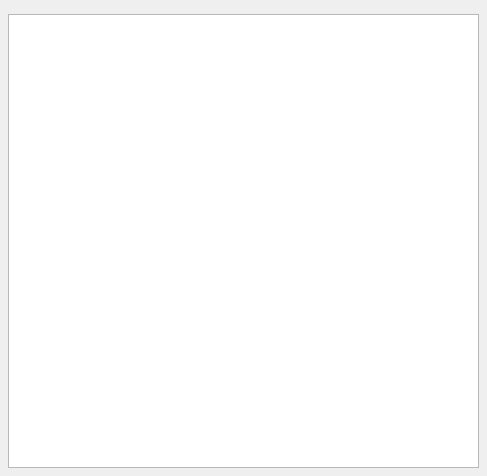
<ui version="4.0" >
 <author></author>
 <comment></comment>
 <exportmacro></exportmacro>
 <class>CoaToolsChangeShortcuts</class>
 <widget class="QWidget" name="CoaToolsChangeShortcuts" >
  <property name="geometry" >
   <rect>
    <x>0</x>
    <y>0</y>
    <width>487</width>
    <height>476</height>
   </rect>
  </property>
  <property name="windowTitle" >
   <string>MainWindow</string>
  </property>
  <layout class="QVBoxLayout" >
   <property name="margin" >
    <number>8</number>
   </property>
   <property name="spacing" >
    <number>6</number>
   </property>
   <item>
    <widget class="CoaLabel" name="label" />
   </item>
   <item>
    <widget class="QTreeView" name="actionView" />
   </item>
  </layout>
 </widget>
 <pixmapfunction></pixmapfunction>
 <customwidgets>
  <customwidget>
   <class>CoaLabel</class>
   <extends>QWidget</extends>
   <header>coalabel.h</header>
   <container>1</container>
   <pixmap></pixmap>
  </customwidget>
 </customwidgets>
 <resources>
  <include location="../tools.qrc" />
 </resources>
 <connections/>
</ui>
